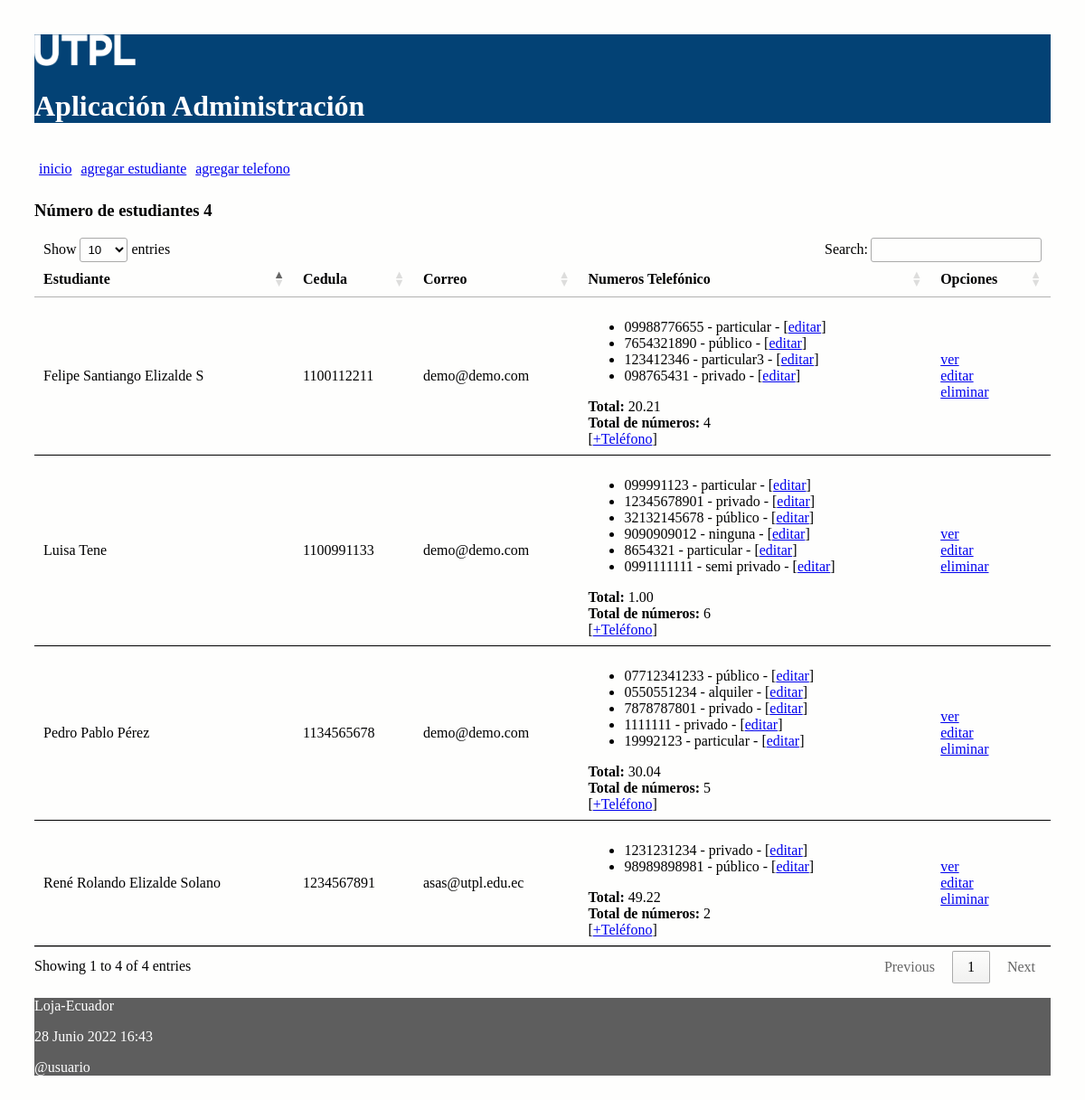
Before: / with the older database file.
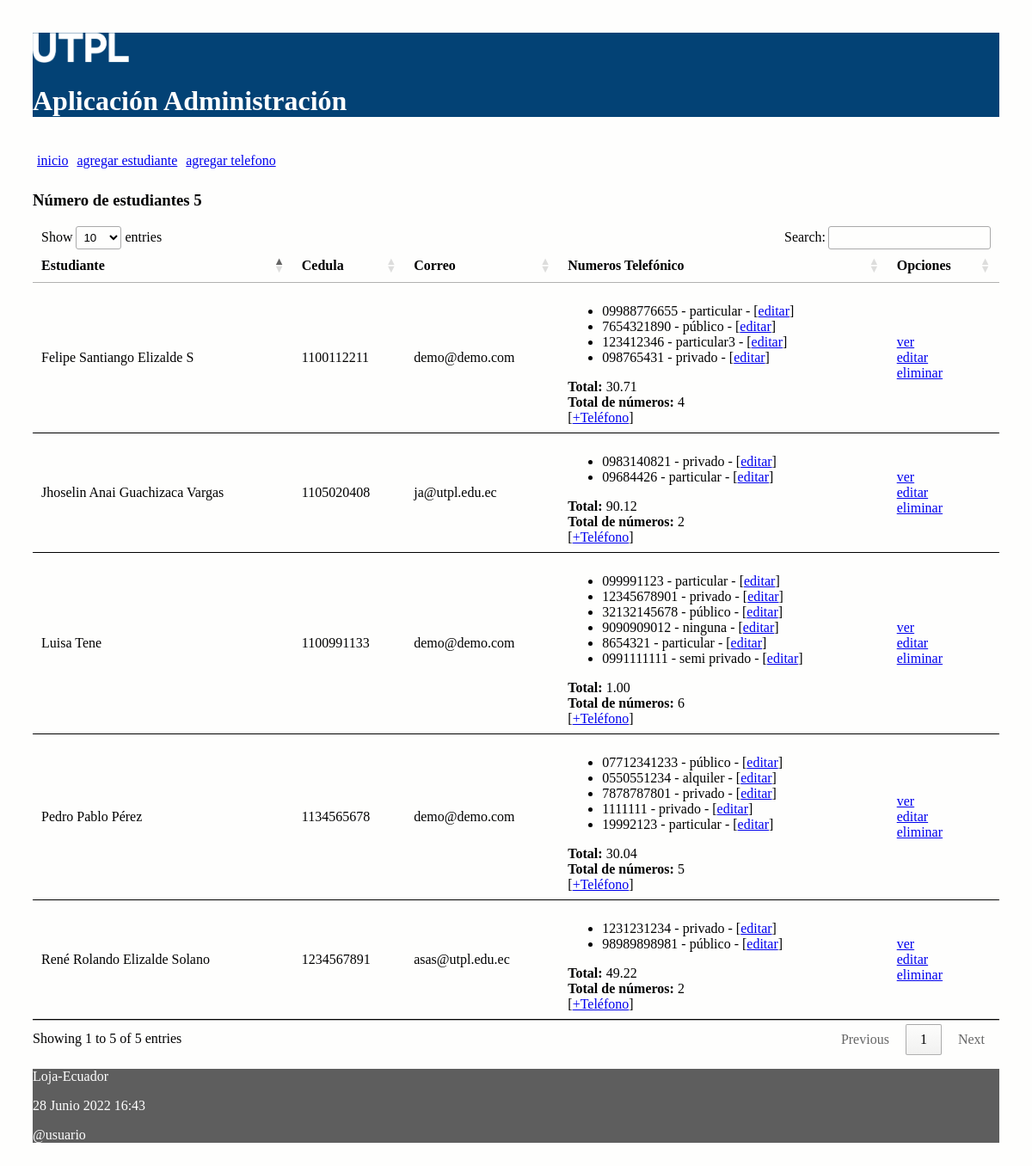
After: the same page with the newer database file.
### administrativo/models.py (models this page shows, shortened)
class Estudiante(models.Model):
    nombre = models.CharField(max_length=30)
    apellido = models.CharField(max_length=30)
    cedula = models.CharField(max_length=30, unique=True)
    correo = models.EmailField()
    comentario = models.CharField(max_length=30)
    def obtener_costo_telefonos(self):
        valor = 0;
        for t in self.numeros_telefonicos.all(): # self.num_telefonicos -> me devuelve un listado de obj de tipo NumeroTelefonico
            valor = valor + t.costo_plan
        return valor
    def obtener_cantidad_telefonos(self):
        valor = len(self.numeros_telefonicos.all())
        return valor

class NumeroTelefonico(models.Model):
    telefono = models.CharField(max_length=100)
    tipo = models.CharField(max_length=100)
    costo_plan = models.DecimalField(max_digits=100, decimal_places=2)
    estudiante = models.ForeignKey(Estudiante, on_delete=models.CASCADE,
            related_name="numeros_telefonicos")

### administrativo/views.py (the view)
# urls.py: path('', views.index, name='index'),
def index(request):
    estudiantes = Estudiante.objects.all()
    informacion_template = {'estudiantes': estudiantes, 'numero_estudiantes': len(estudiantes)}
    return render(request, 'index.html', informacion_template)

### administrativo/templates/index.html (shortened to what this page needs)
{% extends "master.html" %}
{% block content %}
<h3>Número de estudiantes {{ numero_estudiantes }}</h3>
<table id="tabla_datos">
  <thead>
    <tr>
      <th>Estudiante</th>
      <th>Cedula</th>
      <th>Correo</th>
      <th>Numeros Telefónico </th>
      <th>Opciones</th>
    </tr>
  </thead>
  {% for e in estudiantes %}
  <tr>
    <td> {{e.nombre}} {{e.apellido}}</td>
    <td> {{e.cedula}}</td>
    <td> {{e.correo}}</td>
    <td>
      <ul>
        {% for t in e.numeros_telefonicos.all %}
          <li>
            <span>{{t.telefono}} - {{t.tipo}} - [<a href="{% url 'editar_numero_telefonico' t.id %}">editar</a>] </span>
          </li>
        {% endfor %}
      </ul>
        <span><b>Total:</b> {{ e.obtener_costo_telefonos }}</span>
        <br>
        <span><b>Total de números:</b> {{ e.obtener_cantidad_telefonos }}</span>
        <br>[<a href="{% url 'crear_numero_telefonico_estudiante' e.id%}">+Teléfono</a>]
    </td>
    <td> <a href="{% url 'obtener_estudiante' e.id %}">ver</a> <br>
      <a href="{% url 'editar_estudiante' e.id %}">editar</a> <br>
      <a href="{% url 'eliminar_estudiante' e.id %}"
      onclick="return confirm('¿Está seguro de la eliminación?')" >
      eliminar</a>
    </td>
  </tr>
  {% endfor %}
</table>
{% endblock %}

### administrativo/templates/master.html (shortened to what this page needs)
<!DOCTYPE html>
<html>
  <head>
    {% load static %}
    <link rel="stylesheet" type="text/css" href="{% static 'css/estilos.css' %}">
    <link rel="stylesheet" type="text/css" href="https://cdn.datatables.net/1.10.25/css/jquery.dataTables.min.css">
  </head>
  <body>
  <header>
    <img src="{% static 'images/logo.png' %}" height="10%" width="10%" alt="My image">
    <h1>Aplicación Administración </h1>
    <nav class="top_menu">
      <ul>
        <li><a href="{% url 'index' %}">inicio</a></li>
        <li><a href="{% url 'crear_estudiante' %}">agregar estudiante</a></li>
        <li><a href="{% url 'crear_numero_telefonico' %}">agregar telefono</a></li>
      </ul>
    </nav>
  </header>
  <section>
      {% block content %}{% endblock %}
  </section>
  {% include 'footer.html' %}
  </body>
</html>

### administrativo/templates/footer.html
<footer>
      <p>Loja-Ecuador</p>
      <p>{% now "j F Y H:i" %}</p>
      <p>@usuario</p>
</footer>

### administrativo/static/css/estilos.css (style rules this page uses)
body { background: #FEFEFD; padding: 30px; }
header { background: #034275; color: #FFF; }
section { width: 100%; }
th, td { padding: 15px; border-bottom: 1px solid black; }
.top_menu ul { list-style:none; float:left; padding: 5px; width:95%; }
.top_menu ul li { float:left; margin-right:10px; margin-bottom:5px; text: #FFF; }
footer { background: #5E5E5E; color: #FFF; }

Changed rows visible on the page:
changed through a linked row, Estudiante "Felipe Santiango": obtener_costo_telefonos "20.21" → "30.71"
added Estudiante: nombre "Jhoselin Anai", apellido "Guachizaca Vargas", cedula "1105020408", correo "ja@utpl.edu.ec", obtener_costo_telefonos "90.12", obtener_cantidad_telefonos "2"
added NumeroTelefonico: telefono "0983140821", tipo "privado", shown under "Jhoselin Anai"
added NumeroTelefonico: telefono "09684426", tipo "particular", shown under "Jhoselin Anai"
Other visible differences:
text written by a page script: "Show entries Search: Showing 1 to 4 of 4 entries Previous 1 Next" → "Show entries Search: Showing 1 to 5 of 5 entries Previous 1 Next"
{{ numero_estudiantes }}: "4" → "5"
